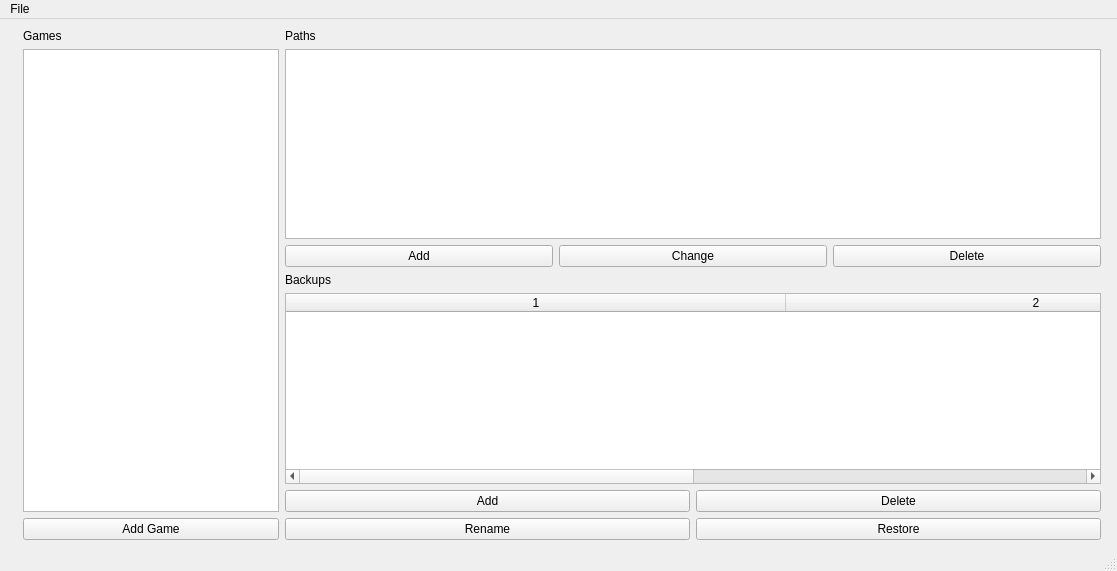
<?xml version="1.0" encoding="UTF-8"?>
<ui version="4.0">
 <class>MainWindow</class>
 <widget class="QMainWindow" name="MainWindow">
  <property name="geometry">
   <rect>
    <x>0</x>
    <y>0</y>
    <width>1117</width>
    <height>571</height>
   </rect>
  </property>
  <property name="windowTitle">
   <string>MainWindow</string>
  </property>
  <widget class="QWidget" name="centralwidget">
   <widget class="QWidget" name="horizontalLayoutWidget">
    <property name="geometry">
     <rect>
      <x>10</x>
      <y>10</y>
      <width>1091</width>
      <height>511</height>
     </rect>
    </property>
    <layout class="QHBoxLayout" name="horizontalLayout">
     <item>
      <widget class="QLabel" name="img_cover">
       <property name="text">
        <string/>
       </property>
      </widget>
     </item>
     <item>
      <layout class="QVBoxLayout" name="Games">
       <item>
        <widget class="QLabel" name="label_games">
         <property name="text">
          <string>Games</string>
         </property>
        </widget>
       </item>
       <item>
        <widget class="QListWidget" name="list_games">
         <property name="sizePolicy">
          <sizepolicy hsizetype="Maximum" vsizetype="Expanding">
           <horstretch>0</horstretch>
           <verstretch>0</verstretch>
          </sizepolicy>
         </property>
        </widget>
       </item>
       <item>
        <widget class="QPushButton" name="button_addGame">
         <property name="text">
          <string>Add Game</string>
         </property>
        </widget>
       </item>
      </layout>
     </item>
     <item>
      <layout class="QVBoxLayout" name="Backups">
       <item>
        <widget class="QLabel" name="label_paths">
         <property name="text">
          <string>Paths</string>
         </property>
        </widget>
       </item>
       <item>
        <widget class="QListWidget" name="list_paths"/>
       </item>
       <item>
        <layout class="QHBoxLayout" name="buttons_paths">
         <item>
          <widget class="QPushButton" name="button_addPath">
           <property name="text">
            <string>Add</string>
           </property>
          </widget>
         </item>
         <item>
          <widget class="QPushButton" name="button_changePath">
           <property name="text">
            <string>Change</string>
           </property>
          </widget>
         </item>
         <item>
          <widget class="QPushButton" name="button_deletePath">
           <property name="text">
            <string>Delete</string>
           </property>
          </widget>
         </item>
        </layout>
       </item>
       <item>
        <widget class="QLabel" name="label_backups">
         <property name="text">
          <string>Backups</string>
         </property>
        </widget>
       </item>
       <item>
        <widget class="QTableWidget" name="list_backups">
         <property name="textElideMode">
          <enum>Qt::TextElideMode::ElideRight</enum>
         </property>
         <property name="columnCount">
          <number>2</number>
         </property>
         <attribute name="horizontalHeaderVisible">
          <bool>true</bool>
         </attribute>
         <attribute name="horizontalHeaderCascadingSectionResizes">
          <bool>false</bool>
         </attribute>
         <attribute name="horizontalHeaderDefaultSectionSize">
          <number>500</number>
         </attribute>
         <attribute name="horizontalHeaderStretchLastSection">
          <bool>true</bool>
         </attribute>
         <column/>
         <column/>
        </widget>
       </item>
       <item>
        <layout class="QGridLayout" name="gridLayout">
         <property name="sizeConstraint">
          <enum>QLayout::SizeConstraint::SetMaximumSize</enum>
         </property>
         <item row="2" column="0">
          <widget class="QPushButton" name="button_renameBackup">
           <property name="text">
            <string>Rename</string>
           </property>
          </widget>
         </item>
         <item row="2" column="1">
          <widget class="QPushButton" name="button_restoreBackup">
           <property name="text">
            <string>Restore</string>
           </property>
          </widget>
         </item>
         <item row="1" column="0">
          <widget class="QPushButton" name="button_addBackup">
           <property name="text">
            <string>Add</string>
           </property>
          </widget>
         </item>
         <item row="1" column="1">
          <widget class="QPushButton" name="button_deleteBackup">
           <property name="text">
            <string>Delete</string>
           </property>
          </widget>
         </item>
        </layout>
       </item>
       <item>
        <layout class="QHBoxLayout" name="buttons_backups"/>
       </item>
      </layout>
     </item>
    </layout>
   </widget>
  </widget>
  <widget class="QMenuBar" name="menubar">
   <property name="geometry">
    <rect>
     <x>0</x>
     <y>0</y>
     <width>1117</width>
     <height>21</height>
    </rect>
   </property>
   <widget class="QMenu" name="menuGummy_Saver">
    <property name="title">
     <string>File</string>
    </property>
    <addaction name="actionOptions"/>
    <addaction name="actionBrowse_Backup_Folder"/>
   </widget>
   <addaction name="menuGummy_Saver"/>
  </widget>
  <widget class="QStatusBar" name="statusbar"/>
  <action name="actionOptions">
   <property name="text">
    <string>Options</string>
   </property>
  </action>
  <action name="actionBrowse_Backup_Folder">
   <property name="text">
    <string>Browse Backup Folder</string>
   </property>
  </action>
 </widget>
 <resources/>
 <connections/>
</ui>
